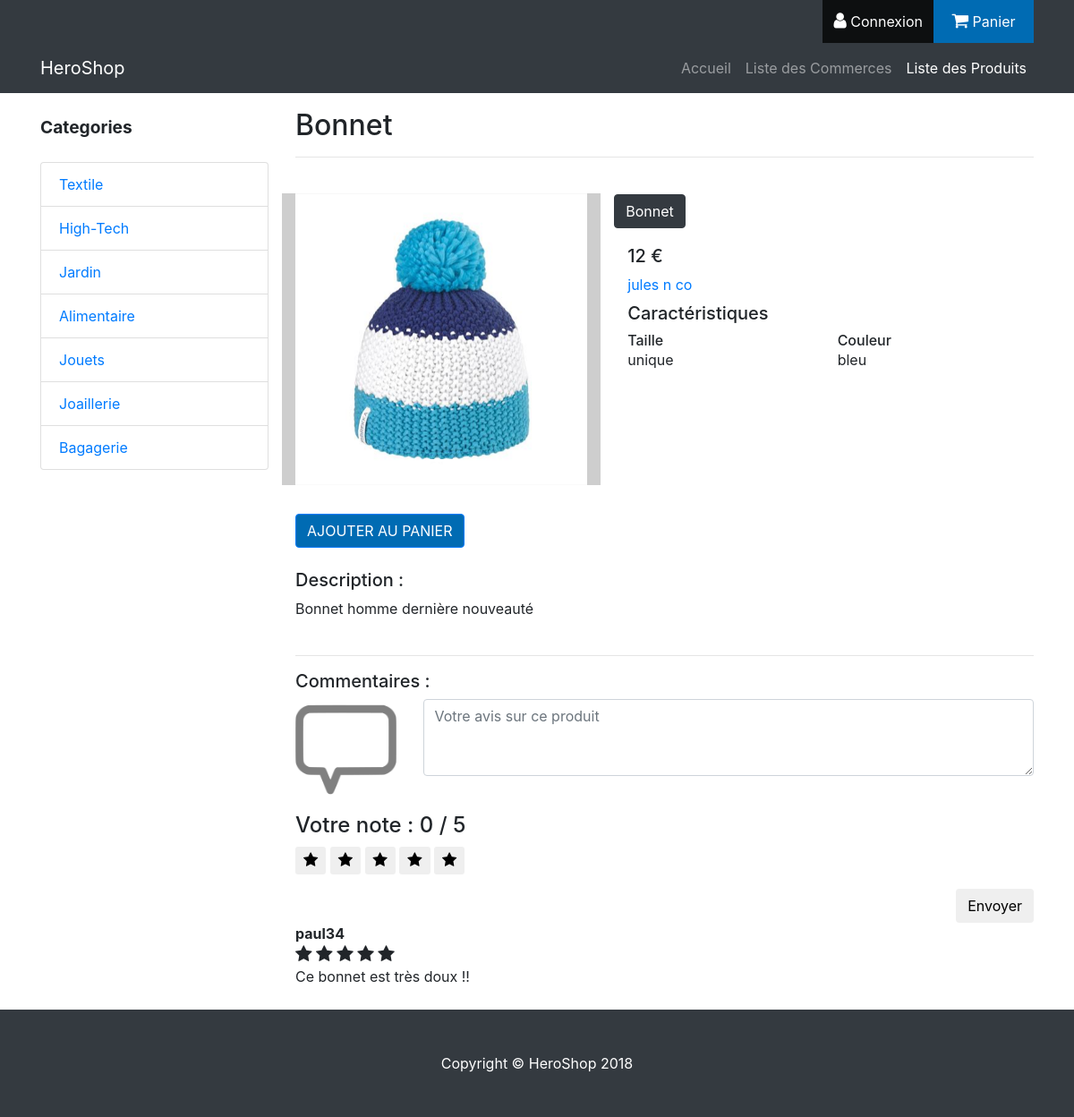
The page /Produits/fiche_produit/40 on the database its author committed.
### tables this page shows
CREATE TABLE `produit_type` (
  `idProduitType` int(8) UNSIGNED NOT NULL,
  `nomProduitType` varchar(128) NOT NULL,
  `descriptionProduitType` text NOT NULL,
  `prixProduitType` float NOT NULL,
  `seuilStockProduitType` int(8) NOT NULL,
  `idCategorie` int(8) UNSIGNED DEFAULT NULL,
  `siretCommerce` varchar(14) NOT NULL
);

CREATE TABLE `produit_variante` (
  `idProduitVariante` int(8) UNSIGNED NOT NULL,
  `nomProduitVariante` varchar(128) NOT NULL,
  `descriptionProduitVariante` text NOT NULL,
  `prixProduitVariante` int(8) NOT NULL,
  `stockProduitVariante` int(8) NOT NULL DEFAULT '0',
  `idProduitType` int(8) UNSIGNED NOT NULL
);

CREATE TABLE `commerce` (
  `siretCommerce` varchar(14) NOT NULL,
  `nomCommerce` varchar(128) NOT NULL,
  `mailCommerce` varchar(64) NOT NULL,
  `telCommerce` varchar(10) NOT NULL,
  `numAdresseCommerce` int(4) NOT NULL,
  `rueCommerce` varchar(64) NOT NULL,
  `codePostalCommerce` int(10) NOT NULL,
  `villeCommerce` varchar(64) NOT NULL,
  `complementAdresseCommerce` varchar(128) NOT NULL,
  `tempsReservationProduitsCommerce` time NOT NULL,
  `produitsLivrablesCommerce` tinyint(1) NOT NULL,
  `idCommercant` int(8) UNSIGNED NOT NULL,
  `descriptionCommerce` text
);

CREATE TABLE `client_donner_avis` (
  `idClient` int(8) UNSIGNED NOT NULL,
  `idProduitVariante` int(8) UNSIGNED NOT NULL,
  `commentaire` text NOT NULL,
  `note` int(8) NOT NULL
);

CREATE TABLE `user` (
  `idUser` int(10) UNSIGNED NOT NULL,
  `loginUser` varchar(30) NOT NULL,
  `passUser` varchar(128) NOT NULL,
  `mailUser` varchar(256) DEFAULT NULL
);

### application/views/Produits/fiche_produit.php (the view, shortened to what the rows shown need)
<div id="fiche_produit">
    <?php if (isset($produit)): ?>
        <h2><?php echo mb_ucfirst($produit->nomProduitType) ?></h2>
        <hr/>
        <div class="row">
            <div id="carouselExampleIndicators" class="carousel slide my-4 col-lg-5 col-md-5 mb-4" style="background:#CECECE;height: fit-content;" data-ride="carousel">
                <ol class="carousel-indicators">
                    <li data-target="#carouselExampleIndicators" data-slide-to="0" class="active"></li>
                </ol>
                <div class="carousel-inner" role="listbox">
                    <?php $active = "active"; ?>
                    <?php foreach ($images as $img): ?>
                        <div class="carousel-item <?php echo $active ?>">
                            <img class="d-block img-fluid" src="<?php echo $img ?>">
                        </div>
                        <?php $active = "" ?>
                    <?php endforeach; ?>
                </div>
                <a class="carousel-control-prev" href="#carouselExampleIndicators" role="button" data-slide="prev">
                    <span class="carousel-control-prev-icon" aria-hidden="true"></span>
                </a>
                <a class="carousel-control-next" href="#carouselExampleIndicators" role="button" data-slide="next">
                    <span class="carousel-control-next-icon" aria-hidden="true"></span>
                </a>
            </div>
            <div class="col-lg-7 col-md-7 mb-6" style="word-wrap: break-word;">
                <div id="choix_variante" class="choix-variante">
                    <?php foreach ($variantes as $v): ?>
                        <a class="btn <?php ($v->idProduitVariante == $variante->idProduitVariante) ? print 'btn-dark' : print 'btn-secondary' ?> btn-variante" href="<?php echo base_url('/Produits/fiche_produit/' . $produit->idProduitType . '/' . $v->idProduitVariante) ?>">
                            <?php echo mb_ucfirst($v->nomProduitVariante) ?>
                        </a>
                    <?php endforeach; ?>
                </div>
                <div class="col-12 mb-2">
                    <h5><?php echo $variante->prixProduitVariante ?> €</h5>
                    <a href="<?php echo site_url("Commerces/fiche_commerce/" . $produit->commerce->siretCommerce) ?>"><?php echo $produit->commerce->nomCommerce ?></a>
                </div>
                <div id="carac" class="col-12 container">
                    <h5>Caractéristiques</h5>
                    <div id="liste-carac" class="row">
                        <?php foreach ($caracteristiques as $c): ?>
                            <div class="carac col-lg-6">
                                <h6 style="margin-bottom: 0px; margin-top:1px;"><?php echo $c->nomCaracteristique ?></h6>
                                <p class="card-text"><?php echo $c->contenuCaracteristique ?></p>
                            </div>
                        <?php endforeach; ?>
                    </div>
                </div>
            </div>
            <div id="ajout_panier" class="col-12 container mb-4 mt-2">
                <a class="passer_commande btn btn-primary" href="<?php echo site_url('Panier/ajouter_panier/' . $variante->idProduitVariante) ?>">
                    Ajouter au panier
                </a>
            </div>
            <div id="description" class="col-12" style="word-wrap: break-word;">
                <div id="description_generale">
                    <h5>Description :</h5>
                    <p class="card-text"><?php echo mb_ucfirst($produit->descriptionProduitType) ?></p>
                </div>
                <br/>
                <hr/>
            </div>
            <div class="container">
                <h5>Commentaires :</h5>
                <div class="row">
                    <div class="col-12">
                        <?php echo form_open('/Produits/ajouter_commentaire/' . $variante->idProduitType . '/' . $variante->idProduitVariante . '/'); ?>
                        <fieldset>
                            <div class="row">
                                <div class="col-sm-3 col-lg-2 hidden-xs">
                                    <img class="img-responsive" src="<?php echo site_url('/assets/images/website/comments.png') ?>" alt="">
                                </div>
                                <div class="form-group col-xs-12 col-sm-9 col-lg-10">
                                    <textarea class="form-control" id="message" name ="comment" placeholder="Votre avis sur ce produit" rows="3" required></textarea>
                                </div>
                            </div>
                        </fieldset>
                        <?php echo form_close(); ?>
                        <div class="form-group" id="rating-ability-wrapper">
                            <h4 class="bold rating-header" style="">
                                <span>Votre note :</span>
                                <span class="selected-rating">0</span> / 5
                            </h4>
                            <button type="button" class="btnrating btn btn-default btn-sm" data-attr="1" id="rating-star-1">
                                <i class="fa fa-star" aria-hidden="true"></i>
                            </button>
                            <button type="button" class="btnrating btn btn-default btn-sm" data-attr="2" id="rating-star-2">
                                <i class="fa fa-star" aria-hidden="true"></i>
                            </button>
                            <button type="button" class="btnrating btn btn-default btn-sm" data-attr="3" id="rating-star-3">
                                <i class="fa fa-star" aria-hidden="true"></i>
                            </button>
                            <button type="button" class="btnrating btn btn-default btn-sm" data-attr="4" id="rating-star-4">
                                <i class="fa fa-star" aria-hidden="true"></i>
                            </button>
                            <button type="button" class="btnrating btn btn-default btn-sm" data-attr="5" id="rating-star-5">
                                <i class="fa fa-star" aria-hidden="true"></i>
                            </button>
                        </div>
                        <button type="submit" class="btn btn-normal pull-right">Envoyer</button>
                    </div>
                </div>
                <div class="row">
                    <?php foreach ($commentaire as $aComment): ?>
                        <div class="col-sm-5">
                            <div class="panel panel-default">
                                <div class="panel">
                                    <strong><?php echo $aComment->loginUser ?></strong>
                                </div>
                                <div class = "panel-body">
                                    <?php for ($i = 1; $i <= $aComment->note; $i++): ?>
                                        <i class="fa fa-star"></i>
                                    <?php endfor; ?>
                                </div>
                                <div class="panel-body">
                                    <p><?php echo $aComment->commentaire ?></p>
                                </div>
                            </div>
                        </div>
                    <?php endforeach; ?>
                </div>
            </div>
        </div>
    <?php endif; ?>
</div>

### rows shown on the page
produit_type: nomProduitType "Bonnet", descriptionProduitType "Bonnet homme dernière nouveauté"
produit_variante: nomProduitVariante "Bonnet", prixProduitVariante "12"
commerce: nomCommerce "jules n co"
client_donner_avis: user.loginUser "paul34", note 5 (drawn), commentaire "Ce bonnet est très doux !!"

### other values the page prints
$topMenu['Auth']['intitule'] "Connexion"
$topMenu['Panier']['intitule'] "Panier"
$m["intitule"] "Accueil"
$m["intitule"] "Liste des Commerces"
$m["intitule"] "Liste des Produits"
$nomSideMenu "Categories"
$m['intitule'] "Textile"
$m['intitule'] "High-Tech"
$m['intitule'] "Jardin"
$m['intitule'] "Alimentaire"
$m['intitule'] "Jouets"
$m['intitule'] "Joaillerie"
$m['intitule'] "Bagagerie"
$c->nomCaracteristique "Taille"
$c->contenuCaracteristique "unique"
